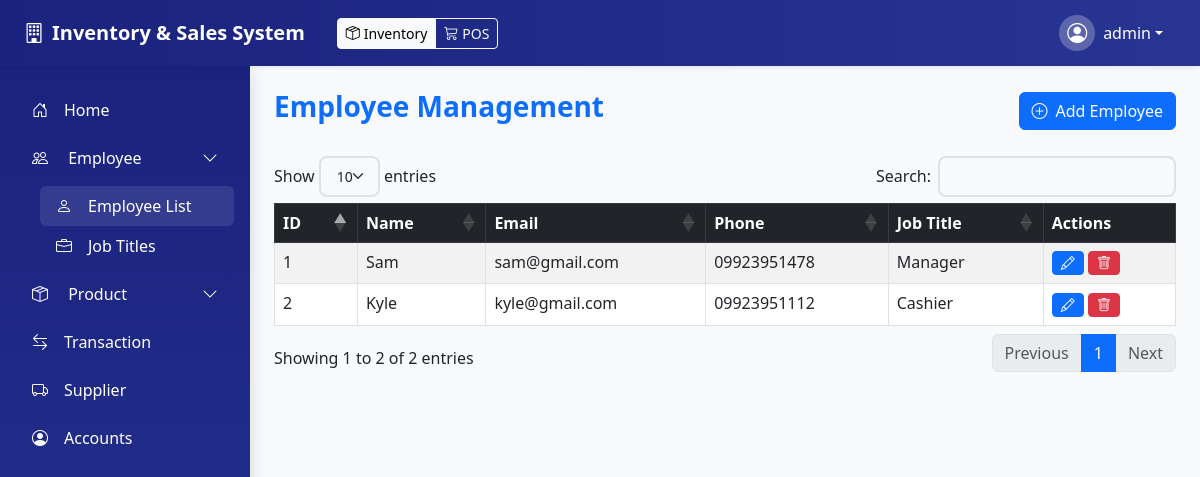
The app's page /page/employee.php (signed in) with its own data.
### tables this page shows
CREATE TABLE `employee` (
    `Employee_ID` int(11) NOT NULL,
    `Name` varchar(100) NOT NULL,
    `Email` varchar(100) NOT NULL,
    `PhoneNo` varchar(15) DEFAULT NULL,
    `Job_ID` int(11) DEFAULT NULL
);

CREATE TABLE `job` (
    `Job_ID` int(11) NOT NULL,
    `Job_Title` varchar(50) NOT NULL
);

### controller/employee_controller.php (called while the page is built, shortened)
<?php
require_once '../model/employee_model.php';
class EmployeeController {
    private $model;
    public function __construct($dbConnection) {
        $this->model = new Employee($dbConnection);
    }
    public function getAllEmployees() {
        return $this->model->getAll();
    }
}

### model/employee_model.php (called while the page is built, shortened)
<?php
class Employee {
    private $conn;
    public function __construct($dbConnection) {
        $this->conn = $dbConnection;
    }
    public function getAll() {
        $query = "SELECT e.Employee_ID, e.Name, e.Email, e.PhoneNo, j.Job_Title
                  FROM employee e
                  LEFT JOIN job j ON e.Job_ID = j.Job_ID";
        $result = $this->conn->query($query);
        return $result->fetch_all(MYSQLI_ASSOC);
    }
}

### page/employee.php (the view, shortened to what this page needs)
<?php
require_once '../include/navbar.php';
require_once '../include/sidebar.php';
require_once '../controller/employee_controller.php';
$employeeController = new EmployeeController($conn);
$employees = $employeeController->getAllEmployees();
?>
<!DOCTYPE html>
<html lang="en">
<head>
    <link href="https://cdn.jsdelivr.net/npm/bootstrap@5.3.0-alpha3/dist/css/bootstrap.min.css" rel="stylesheet">
    <link href="https://cdn.jsdelivr.net/npm/bootstrap-icons/font/bootstrap-icons.css" rel="stylesheet">
    <link href="https://cdn.datatables.net/1.13.7/css/dataTables.bootstrap5.min.css" rel="stylesheet">
</head>
<body class="bg-light">
    <div class="d-flex">
        <div class="flex-shrink-0" style="width: 250px;">
            <?php require_once '../include/sidebar.php'; ?>
        </div>
        <div class="flex-grow-1 p-4">
            <div class="d-flex justify-content-between align-items-center mb-4">
                <h1 class="fs-3 fw-bold text-primary">Employee Management</h1>
                <button type="button" class="btn btn-primary" data-bs-toggle="modal" data-bs-target="#addEmployeeModal">
                    <i class="bi bi-plus-circle me-2"></i>Add Employee
                </button>
            </div>
            <table id="employeeTable" class="table table-bordered table-striped table-hover">
                <thead class="table-dark">
                    <tr>
                        <th>ID</th>
                        <th>Name</th>
                        <th>Email</th>
                        <th>Phone</th>
                        <th>Job Title</th>
                        <th>Actions</th>
                    </tr>
                </thead>
                <tbody>
                    <?php if (empty($employees)): ?>
                    <tr>
                        <td colspan="6" class="text-center py-4">
                            <div class="text-muted">
                                <i class="bi bi-people fs-1 mb-3 d-block"></i>
                                <h5>No Employees Found</h5>
                                <p>No employees have been added yet.</p>
                            </div>
                        </td>
                    </tr>
                    <?php else: ?>
                        <?php foreach ($employees as $employee): ?>
                        <tr>
                            <td><?= $employee['Employee_ID'] ?></td>
                            <td><?= $employee['Name'] ?></td>
                            <td><?= $employee['Email'] ?></td>
                            <td><?= $employee['PhoneNo'] ?></td>
                            <td><?= $employee['Job_Title'] ?></td>
                            <td>
                                <button class="btn btn-primary btn-sm" onclick="editEmployee(<?= $employee['Employee_ID'] ?>)">
                                    <i class="bi bi-pencil"></i>
                                </button>
                                <button class="btn btn-danger btn-sm" onclick="deleteEmployee(<?= $employee['Employee_ID'] ?>)">
                                    <i class="bi bi-trash"></i>
                                </button>
                            </td>
                        </tr>
                        <?php endforeach; ?>
                    <?php endif; ?>
                </tbody>
            </table>
        </div>
    </div>
</body>
</html>

### records on screen
employee: Employee_ID "1", Name "Sam", Email "sam@gmail.com", PhoneNo "09923951478", Job_ID.Job_Title "Manager"
employee: Employee_ID "2", Name "Kyle", Email "kyle@gmail.com", PhoneNo "09923951112", Job_ID.Job_Title "Cashier"

### other values on screen
$_SESSION['username'] "admin"
